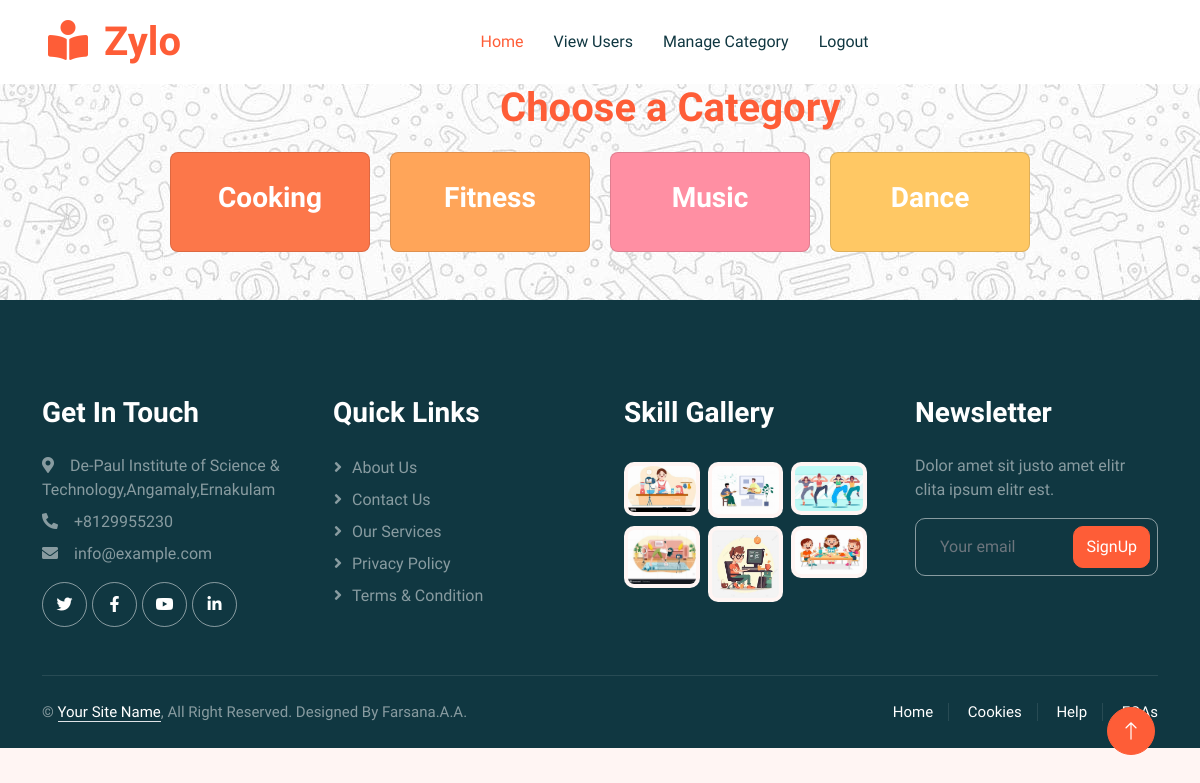
Screenshot of /category_list (signed in) with the database file from the repository.
### userapp/models.py (models this page shows)
class Category(models.Model):
    name = models.CharField(max_length=100, unique=True)

### userapp/views.py (the view)
# urls.py: path('category_list',views.category_list,name="category_list") ,
@login_required
def category_list(request):
    categories = Category.objects.all()
    return render(request, 'category_list.html', {'categories': categories})

### userapp/templates/category_list.html
{% load static %}
{% include 'header.html' %}
<link rel="stylesheet" href="{% static 'css/categorylist.css' %}">
    <h1>Choose a Category</h1>
    <div class="card-container">
        {% for category in categories %}
           <a href="{% url 'subcategory_list' category.id %}"><div class="card category-{{ forloop.counter }}">
                <h3>{{ category.name }}</h3>
            </div>
        </a>
        {% endfor %}
    </div>
    {% include 'footer.html' %}

### userapp/static/css/style.css (style rules this page uses)
:root { --primary: #FE5D37; --light: #FFF5F3; --dark: #103741; }
h1, h2, h3, h4, .h1, .h2, .h3, .h4, .display-1, .display-2, .display-3, .display-4, .display-5, .display-6 { font-family: 'Lobster Two', cursive; font-weight: 700; }

### userapp/static/css/categorylist.css (style rules this page uses)
.card-container { display: flex; flex-wrap: wrap; gap: 20px; margin: 20px ; justify-content: center; }
.card { width: 200px; height: 100px; display: flex; align-items: center; justify-content: center; border-radius: 8px; color: white; font-size: 18px; font-weight: bold; text-align: center; transition: transform 0.3s; }
h1 { color:#fe5d37; margin-left: 500px; }
h3 { color:white; }
.category-1 { background-color: #FC774A; }
.category-2 { background-color: #FFA559; }
.category-3 { background-color: #FF8FA3; }
.category-4 { background-color: #FFC864; }

### rows the page displays
Category: name "Cooking"
Category: name "Fitness"
Category: name "Music"
Category: name "Dance"
